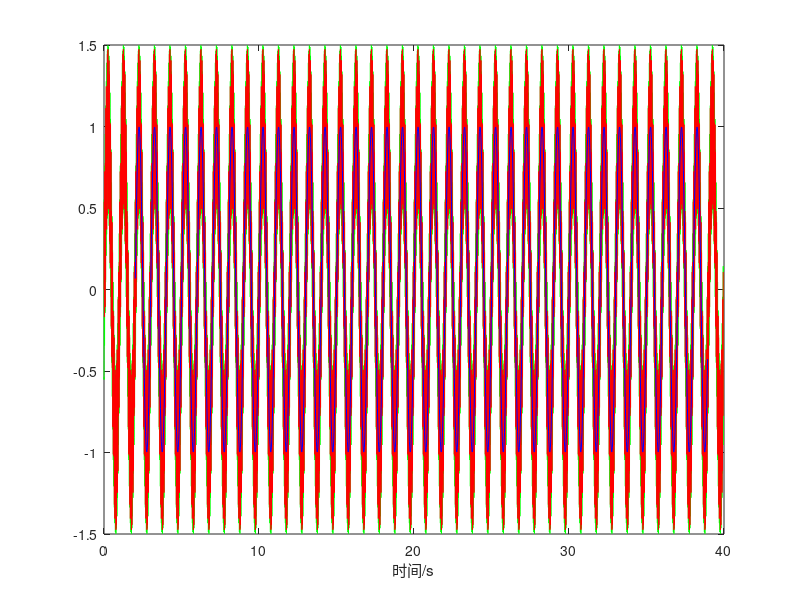
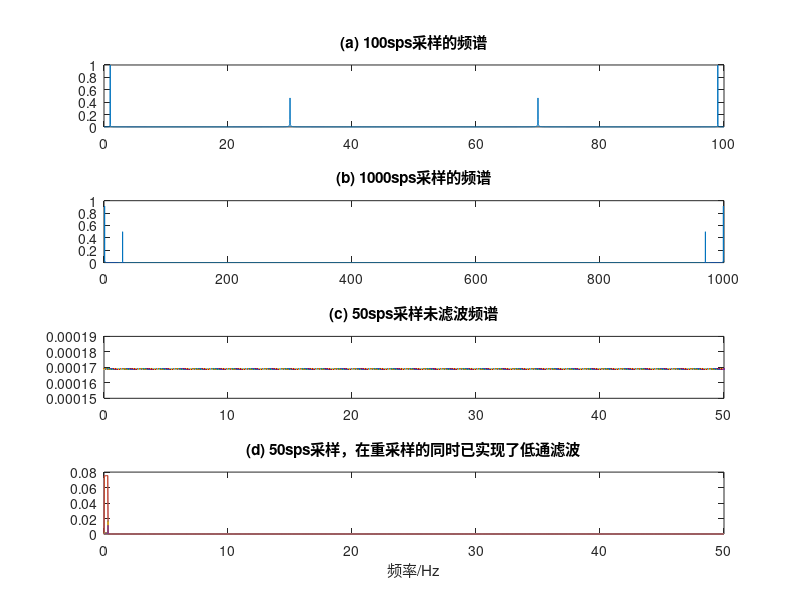
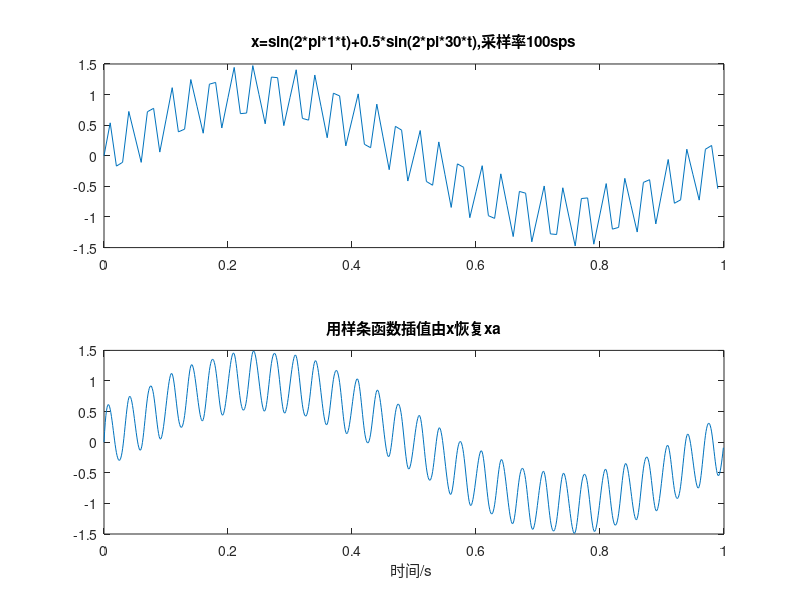

MATLAB code to generate these figures, in order:
%%向下重采样测试

clear all;
orgInterval=0.01;                                   %原采样间隔
orgFs=1/orgInterval;                                %原采率
orgCutFre=orgFs/2;                                  %原截止频率=1/2采样率
newInterval=0.02;                                   %新采样间隔
newFs=1/newInterval;                                %新采样率
newOldRatio=newInterval/orgInterval;                %新采样间隔/原采样间隔
orgLength=4096;                                     %原数据点数
newLength=floor(orgLength*orgInterval/newInterval); %新数据长度
zeta=newFs/(2*orgCutFre);                           %重采样的低通滤波器参数
n=0:orgLength-1;
t=n/orgFs;
xn0=sin(2*pi*1*t)+0.5*sin(2*pi*30*t);               %1和30Hz混合信号

%n1=0:newLength-1;
%newInterval=n1/newFs;
%--------------------------------------------------------------------------
Nf=100; 
starPoint = floor(Nf/newOldRatio)+Nf+1;
endPoint  = newLength-floor(Nf/newOldRatio)-1;
x = zeros(starPoint,endPoint);
% 在信号处理领域，Sinc滤波器一个全部除去给定带宽之上的信号分量而只保留低频信号的理想电子滤波器。
% 在频域它的形状象一个矩形函数，在时域它的形状象一个Sinc函数。由于理想的Sinc滤波器（矩形滤波器）
% 有无限的延迟，所以现实世界中的滤波器只能是它的一个近似
for m=starPoint:endPoint
    %x(m)=0;
    starNPoint = floor(m*newOldRatio)-Nf;
    endNPoint = floor(m*newOldRatio)+Nf;
    for n=starNPoint:endNPoint
        tv = zeta*(m*newOldRatio-n);
        x(m)=x(m)+zeta*xn0(n)*sinc(tv);
    end
end
%xl=length(x);
n1=0:newLength-1;
tt1=n1/newFs;
%nn1=length(n1);
%ntt1=length(tt1);
%nx=length(x);
ty=0:0.001:orgLength*orgInterval-Nf/orgFs;
z=sin(2*pi*1*(ty+Nf/orgFs-0.01))+0.5*sin(2*pi*30*(ty+Nf/orgFs-0.01));

figure;
%subplot(2,1,1)
plot(ty,z,'g')
hold on
%红线是向下重采样的结果.在重采样的同时已实现了低通滤波
t100 = t(1+1:orgLength-Nf);
xn0100 = xn0(1+Nf:orgLength-1);
plot(t100,xn0100,'r');
hold on
%蓝线是向下重采样的结果.在重采样的同时已实现了低通滤波
tt150 = tt1(floor(Nf/newOldRatio)+Nf+1-newFs+1:newLength-floor(Nf/newOldRatio)-1-newFs+1);
x50 = x(floor(Nf/newOldRatio)+Nf+1:newLength-floor(Nf/newOldRatio)-1);
plot(tt150,x50,'b');
xlabel('时间/s')

%--------------------------------------------------------------------------

n=0:1:(orgLength-1);
f=n*orgFs/orgLength;
xn0fft=abs(fft(xn0,orgLength));
xn1=sin(2*pi*1*newInterval)+0.5*sin(2*pi*30*newInterval);

figure;
subplot(4,1,1);
plot(f,xn0fft*2/orgLength);
title('(a) 100sps采样的频谱')
zfft=abs(fft(z,32768));
n=0:1:(32768-1);
fz=n/(32768*0.001);
subplot(4,1,2);
plot(fz,2*zfft/32768);
title('(b) 1000sps采样的频谱');
subplot(4,1,4)
Nx=length(x);
xfft=abs(fft(x));
n=0:1:Nx-1;
fx=n*newFs/Nx;
plot(fx,2*xfft/Nx);
xlabel('频率/Hz');
title('(d) 50sps采样，在重采样的同时已实现了低通滤波');
subplot(4,1,3);
xn1fft=abs(fft(xn1));
fxn1=n1*newFs/newLength;
plot(fxn1,xn1fft*2/Nx);
title('(c) 50sps采样未滤波频谱');

%--------------------------------------------------------------------------

figure;
%用样条函数（spline)模拟信号恢复
%Dt=0.00005;t=-0.005:Dt:0.005;
subplot(2,1,1)
plot(t(1:100),xn0(1:100));
title('x=sin(2*pi*1*t)+0.5*sin(2*pi*30*t),采样率100sps');
subplot(2,1,2)
ty1=0:0.001:orgLength*orgInterval;
n=0:orgLength-1;
t=n/orgFs;
nty1=length(ty1);
nxn0=length(xn0);
nnt0=length(n*orgInterval);
xa=spline(n*orgInterval,xn0,ty1);
plot(ty1(1:1000),xa(1:1000))
title('用样条函数插值由x恢复xa');
xlabel('时间/s ');
